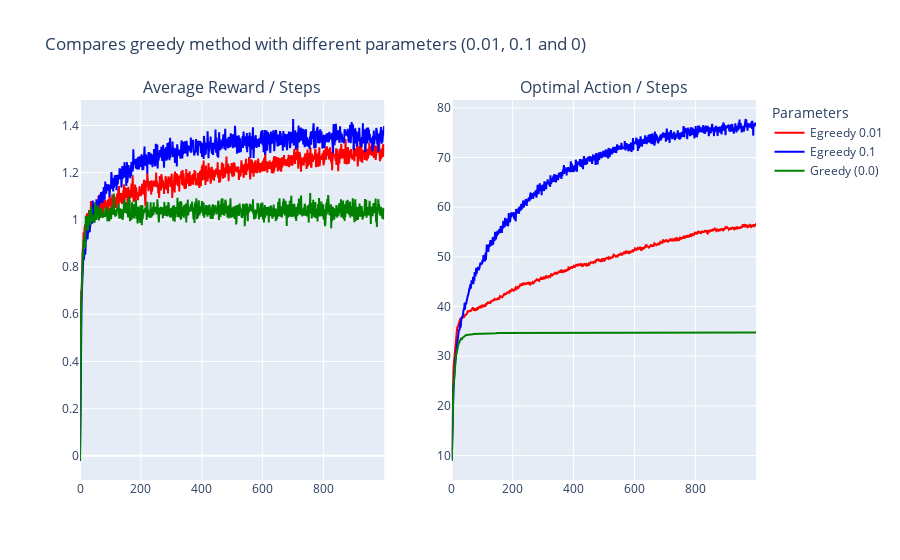

Write notebook code for a chart like this one.
### Code cell
results_exp_1 = {
    'Egreedy 0.01': {
        "mean_reward": mean_rewards_01,
        "optimal_action": percent_optimal_action_01,
        "color": "red"
    },
    'Egreedy 0.1': {
        "mean_reward": mean_rewards_1,
        "optimal_action": percent_optimal_action_1,
        "color": "blue"
    },
    'Greedy (0.0)': {
        "mean_reward": mean_rewards_0,
        "optimal_action": percent_optimal_action_0,
        "color": "green"
    },
}

plot_results(
    "Compares greedy method with different parameters (0.01, 0.1 and 0)",
    ["Average Reward / Steps", "Optimal Action / Steps"],
    results_exp_1
)

### Figure 1 — Plotly figure (JSON) as saved in the notebook; plotly's stock layout.template omitted (floating-point values rounded to 4 significant figures; data arrays with more than 128 entries replaced by an {"elided": "..."} marker saying what was removed)
{"data": [{"line": {"color": "red"}, "name": "Egreedy 0.01", "type": "scatter", "x": {"elided": "1000 int values"}, "xaxis": "x", "y": {"elided": "1000 float values"}, "yaxis": "y"}, {"line": {"color": "red"}, "showlegend": false, "type": "scatter", "x": {"elided": "1000 int values"}, "xaxis": "x2", "y": {"elided": "1000 float values"}, "yaxis": "y2"}, {"line": {"color": "blue"}, "name": "Egreedy 0.1", "type": "scatter", "x": {"elided": "1000 int values"}, "xaxis": "x", "y": {"elided": "1000 float values"}, "yaxis": "y"}, {"line": {"color": "blue"}, "showlegend": false, "type": "scatter", "x": {"elided": "1000 int values"}, "xaxis": "x2", "y": {"elided": "1000 float values"}, "yaxis": "y2"}, {"line": {"color": "green"}, "name": "Greedy (0.0)", "type": "scatter", "x": {"elided": "1000 int values"}, "xaxis": "x", "y": {"elided": "1000 float values"}, "yaxis": "y"}, {"line": {"color": "green"}, "showlegend": false, "type": "scatter", "x": {"elided": "1000 int values"}, "xaxis": "x2", "y": {"elided": "1000 float values"}, "yaxis": "y2"}], "layout": {"annotations": [{"font": {"size": 16}, "showarrow": false, "text": "Average Reward / Steps", "x": 0.225, "xanchor": "center", "xref": "paper", "y": 1, "yanchor": "bottom", "yref": "paper"}, {"font": {"size": 16}, "showarrow": false, "text": "Optimal Action / Steps", "x": 0.775, "xanchor": "center", "xref": "paper", "y": 1, "yanchor": "bottom", "yref": "paper"}], "legend": {"title": {"text": "Parameters"}}, "title": {"text": "Compares greedy method with different parameters (0.01, 0.1 and 0)"}, "xaxis": {"anchor": "y", "domain": [0, 0.45]}, "xaxis2": {"anchor": "y2", "domain": [0.55, 1]}, "yaxis": {"anchor": "x", "domain": [0, 1]}, "yaxis2": {"anchor": "x2", "domain": [0, 1]}}}
